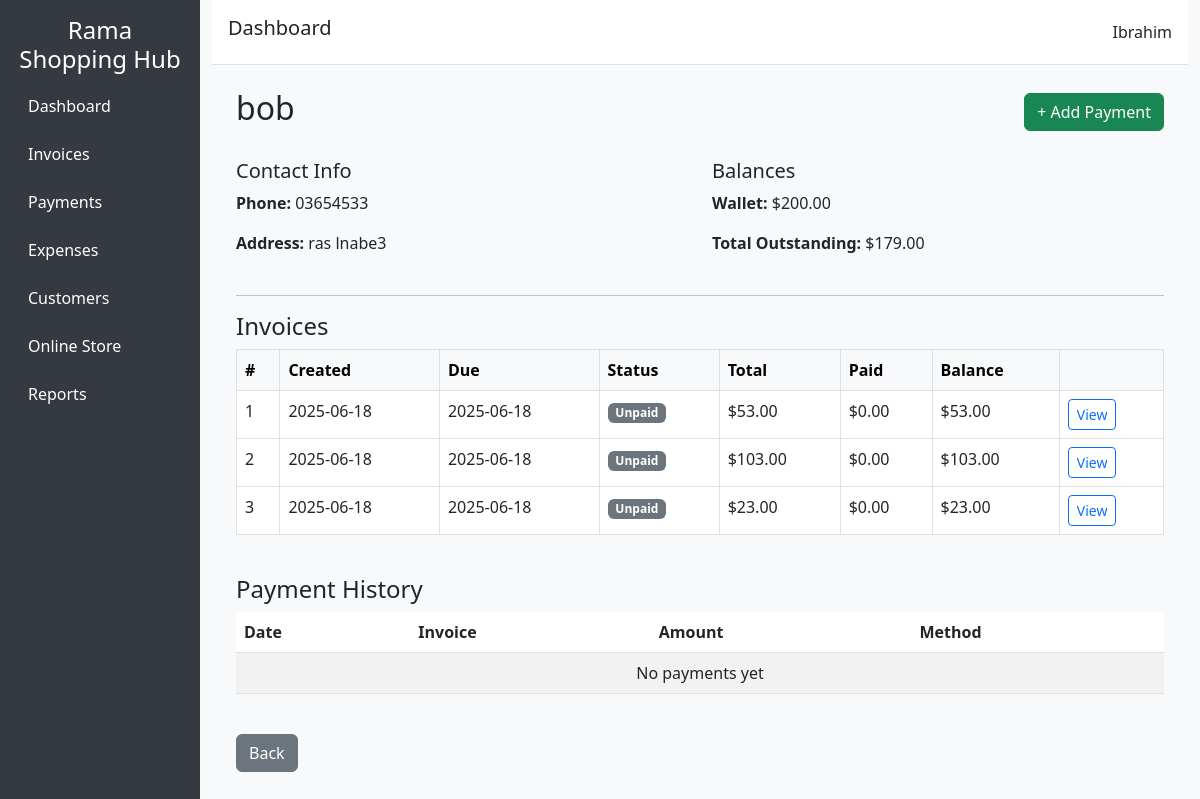
The app's page /customers/1 with its own data.
### app/models.py (models this page shows, shortened)
class Customer(db.Model):
    id = db.Column(db.Integer, primary_key=True)
    name = db.Column(db.String(150), nullable=False)
    phone = db.Column(db.String(50))
    address = db.Column(db.String(250))
    wallet_balance = db.Column(db.Float, default=0.0)
    created_at = db.Column(db.DateTime, default=datetime.utcnow)
    invoices = db.relationship('Invoice', backref='customer', cascade="all, delete-orphan")
    @property
    def total_invoiced(self):
        return sum(inv.total_amount for inv in self.invoices)
    @property
    def total_paid(self):
        return sum(inv.amount_paid for inv in self.invoices)
    @property
    def balance_due(self):
        return max(self.total_invoiced - self.total_paid, 0)
    @property
    def payment_history(self):
        payments = []
        for invoice in self.invoices:
            payments.extend(invoice.payments)
        return sorted(payments, key=lambda p: p.payment_date, reverse=True)

class InvoiceItem(db.Model):
    id = db.Column(db.Integer, primary_key=True)
    invoice_id = db.Column(db.Integer, db.ForeignKey('invoice.id'), nullable=False)
    number_of_items = db.Column(db.Integer, nullable=False)
    amount = db.Column(db.Float, nullable=False)
    delivery_fees = db.Column(db.Float, nullable=True, default=0.0)
    total = db.Column(db.Float, default=0.0)

class Invoice(db.Model):
    id = db.Column(db.Integer, primary_key=True)
    customer_id = db.Column(db.Integer, db.ForeignKey('customer.id'), nullable=False)
    date_created = db.Column(db.DateTime, default=datetime.utcnow)
    store_id = db.Column(db.Integer, db.ForeignKey('online_store.id'), nullable=True)
    order_number = db.Column(db.String(100))
    due_date = db.Column(db.Date, nullable=True)
    status = db.Column(db.String(20), default="Unpaid")  # Unpaid, Partial, Paid
    delivery_fees = db.Column(db.Float, default=0.0, nullable=True)
    invoice_date = db.Column(db.Date, nullable=False, default=datetime.utcnow)
    items = db.relationship('InvoiceItem', backref='invoice', cascade="all, delete-orphan")
    payments = db.relationship('Payment', back_populates='invoice')
    @property
    def total_amount(self):
        return sum(
        (item.amount) + (item.delivery_fees or 0)
        for item in self.items
    )
        return items_total + (self.delivery_fees or 0)
    @property
    def amount_paid(self):
        return sum(
        payment.amount
        for payment in self.payments
        if payment.payment_type == 'invoice' and not payment.reversed
    )
    @property
    def balance_due(self):
        return self.total_amount - self.amount_paid

### app/routes/customers.py (the view)
@customers_bp.route('/<int:id>')
def customer_detail(id):
    customer = Customer.query.get_or_404(id)
    return render_template('customers/detail.html', customer=customer)

### app/templates/customers/detail.html (shortened to what this page needs)
{% extends "base.html" %}
{% block content %}
<div class="container my-4">
  <div class="d-flex justify-content-between align-items-center">
    <h2>{{ customer.name }}</h2>
    <a href="{{ url_for('customers.add_payment_form', id=customer.id) }}" class="btn btn-success">+ Add Payment</a>
  </div>
  <div class="row my-4">
    <div class="col-md-6">
      <h5>Contact Info</h5>
      <p><strong>Phone:</strong> {{ customer.phone or "—" }}</p>
      <p><strong>Address:</strong> {{ customer.address or "—" }}</p>
    </div>
    <div class="col-md-6">
      <h5>Balances</h5>
      <p><strong>Wallet:</strong> ${{ "%.2f"|format(customer.wallet_balance or 0) }}</p>
      <p><strong>Total Outstanding:</strong> ${{ "%.2f"|format(customer.balance_due or 0) }}</p>
    </div>
  </div>
  <hr>
  <h4>Invoices</h4>
  <div class="table-responsive mb-4">
    <table class="table table-hover table-bordered">
      <thead class="table-light">
        <tr>
          <th>#</th><th>Created</th><th>Due</th><th>Status</th>
          <th>Total</th><th>Paid</th><th>Balance</th><th></th>
        </tr>
      </thead>
      <tbody>
      {% for inv in customer.invoices %}
        <tr>
          <td>{{ inv.id }}</td>
          <td>{{ inv.date_created.strftime('%Y‑%m‑%d') }}</td>
          <td>{{ inv.due_date.strftime('%Y‑%m‑%d') if inv.due_date else "—" }}</td>
          <td><span class="badge bg-{{ 'success' if inv.status=='Paid' else (inv.status=='Partial' and 'warning' or 'secondary') }}">{{ inv.status }}</span></td>
          <td>${{ "%.2f"|format(inv.total_amount) }}</td>
          <td>${{ "%.2f"|format(inv.amount_paid) }}</td>
          <td>${{ "%.2f"|format(inv.balance_due) }}</td>
          <td><a href="{{ url_for('invoices.view_invoice', invoice_id=inv.id) }}" class="btn btn-sm btn-outline-primary">View</a></td>
        </tr>
      {% else %}
        <tr><td colspan="8" class="text-center">No invoices found</td></tr>
      {% endfor %}
      </tbody>
    </table>
  </div>
  <h4>Payment History</h4>
  <div class="table-responsive mb-4">
    <table class="table table-striped">
      <thead>
        <tr><th>Date</th><th>Invoice</th><th>Amount</th><th>Method</th></tr>
      </thead>
      <tbody>
      {% for pay in customer.payment_history %}
        <tr>
          <td>{{ pay.payment_date.strftime('%Y‑%m‑%d %H:%M') }}</td>
          <td><a href="{{ url_for('invoices.view_invoice', invoice_id=pay.invoice.id) }}">{{ pay.invoice.id }}</a></td>
          <td>${{ "%.2f"|format(pay.amount) }}</td>
          <td>{{ pay.method }}</td>
        </tr>
      {% else %}
        <tr><td colspan="4" class="text-center">No payments yet</td></tr>
      {% endfor %}
      </tbody>
    </table>
  </div>
  <a href="{{ url_for('customers.list_customers') }}" class="btn btn-secondary">Back</a>
</div>
{% endblock %}

### app/templates/base.html (shortened to what this page needs)
<!DOCTYPE html>
<html lang="en">
<head>
  <link rel="stylesheet" href="https://cdn.jsdelivr.net/npm/bootstrap@5.3.0/dist/css/bootstrap.min.css">
</head>
<body>
<div class="container-fluid">
  <div class="row">
    <div class="col-md-2 sidebar">
      <h4 class="text-center">Rama Shopping Hub</h4>
      <a href="{{ url_for('main.index') }}">Dashboard</a>
      <a href="{{ url_for('invoices.index') }}">Invoices</a>
      <a href="{{ url_for('payments.list_payments') }}">Payments</a>
      <a href="{{ url_for('expenses.list_expenses') }}">Expenses</a>
      <a href="{{ url_for('customers.list_customers') }}">Customers</a>
      <a href="{{ url_for('store.list_stores') }}">Online Store</a>
      <a href="{{ url_for('reports.bank_report') }}">Reports</a>
    </div>
    <div class="col-md-10">
      <div class="topbar d-flex justify-content-between align-items-center">
        <h5>{% block page_title %}Dashboard{% endblock %}</h5>
        <div>Ibrahim</div>
      </div>
      <div class="container mt-4">
        {% block content %}{% endblock %}
      </div>
    </div>
  </div>
</div>
</body>
</html>

### app/templates/base.html (style rules this page uses)
body { font-family: 'Segoe UI', Tahoma, Geneva, Verdana, sans-serif; background-color: #f8f9fa; }
.sidebar { height: 100vh; background-color: #343a40; color: white; padding-top: 1rem; }
.sidebar a { color: white; display: block; padding: 0.75rem 1rem; text-decoration: none; }
.topbar { background-color: white; padding: 1rem; border-bottom: 1px solid #dee2e6; }

### records on screen
Customer: name "bob", phone "03654533", address "ras lnabe3", wallet_balance "200.00"
InvoiceItem: amount+delivery_fees "179.00", total_amount "53.00", balance_due "53.00"
Invoice: id "1", date_created "2025‑06‑18", due_date "2025‑06‑18", status "Unpaid", amount_paid "0.00"
Invoice: id "2", date_created "2025‑06‑18", due_date "2025‑06‑18", status "Unpaid", amount_paid "0.00"
InvoiceItem: total_amount "103.00", balance_due "103.00"
Invoice: id "3", date_created "2025‑06‑18", due_date "2025‑06‑18", status "Unpaid", amount_paid "0.00"
InvoiceItem: total_amount "23.00", balance_due "23.00"
